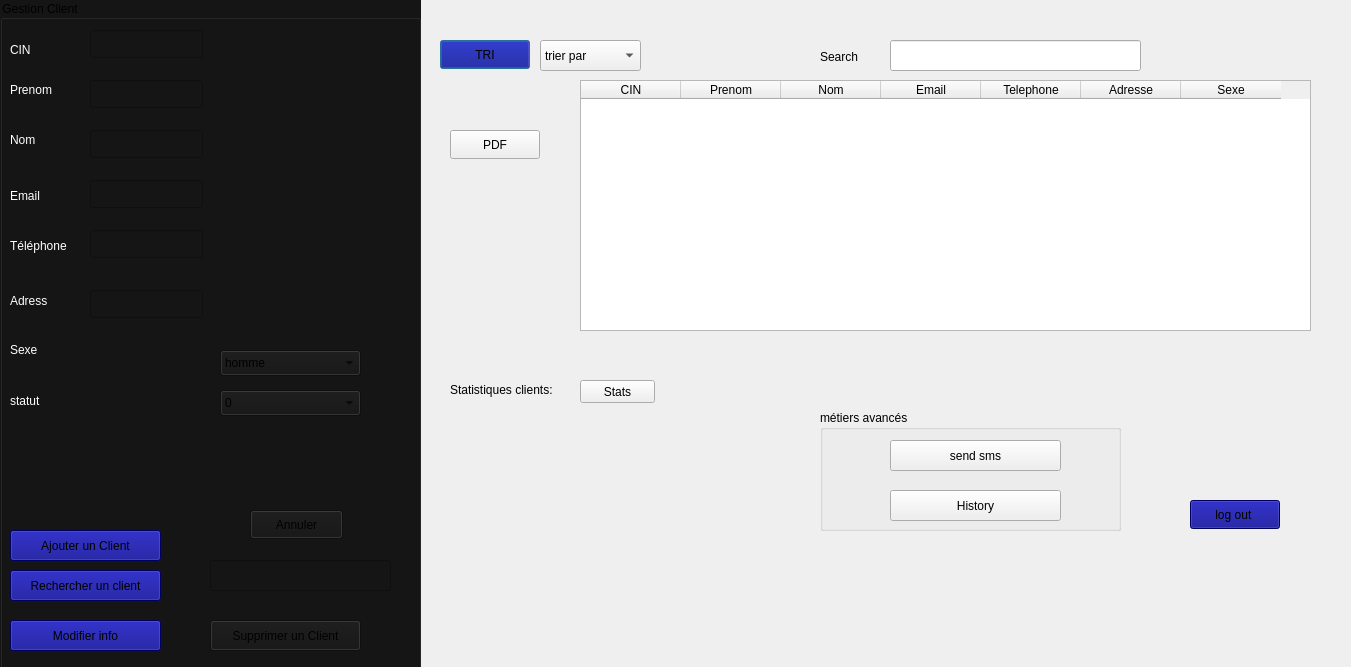
<?xml version="1.0" encoding="UTF-8"?>
<ui version="4.0">
 <class>MainWindow</class>
 <widget class="QDialog" name="MainWindow">
  <property name="geometry">
   <rect>
    <x>0</x>
    <y>0</y>
    <width>1351</width>
    <height>667</height>
   </rect>
  </property>
  <property name="windowTitle">
   <string>Dialog</string>
  </property>
  <widget class="QPushButton" name="pushButton_7">
   <property name="geometry">
    <rect>
     <x>440</x>
     <y>40</y>
     <width>90</width>
     <height>29</height>
    </rect>
   </property>
   <property name="styleSheet">
    <string notr="true">background-color: rgb(0, 0, 255);
background-color: rgb(0, 0, 136);</string>
   </property>
   <property name="text">
    <string>TRI</string>
   </property>
  </widget>
  <widget class="QLabel" name="label_7">
   <property name="geometry">
    <rect>
     <x>450</x>
     <y>380</y>
     <width>171</width>
     <height>20</height>
    </rect>
   </property>
   <property name="text">
    <string>Statistiques clients:</string>
   </property>
  </widget>
  <widget class="QLabel" name="statslabel">
   <property name="geometry">
    <rect>
     <x>440</x>
     <y>440</y>
     <width>361</width>
     <height>211</height>
    </rect>
   </property>
   <property name="text">
    <string/>
   </property>
   <property name="pixmap">
    <pixmap>../../../../gestion client/icone-statistique-fond-clair-symbole-donnees-entreprise-graphique-analysant-analytique-contour-plat_.png</pixmap>
   </property>
   <property name="scaledContents">
    <bool>true</bool>
   </property>
  </widget>
  <widget class="QPushButton" name="pushButton_9">
   <property name="geometry">
    <rect>
     <x>1190</x>
     <y>500</y>
     <width>90</width>
     <height>29</height>
    </rect>
   </property>
   <property name="styleSheet">
    <string notr="true">background-color: rgb(0, 0, 136);</string>
   </property>
   <property name="text">
    <string>log out </string>
   </property>
  </widget>
  <widget class="QGroupBox" name="groupBox">
   <property name="geometry">
    <rect>
     <x>0</x>
     <y>0</y>
     <width>421</width>
     <height>691</height>
    </rect>
   </property>
   <property name="styleSheet">
    <string notr="true">background-color: rgb(255, 255, 255);
background-color: rgb(21, 21, 21);</string>
   </property>
   <property name="title">
    <string>Gestion Client</string>
   </property>
   <widget class="QLabel" name="label">
    <property name="geometry">
     <rect>
      <x>10</x>
      <y>40</y>
      <width>63</width>
      <height>20</height>
     </rect>
    </property>
    <property name="styleSheet">
     <string notr="true">color: rgb(255, 255, 255);</string>
    </property>
    <property name="text">
     <string>CIN</string>
    </property>
   </widget>
   <widget class="QLabel" name="label_2">
    <property name="geometry">
     <rect>
      <x>10</x>
      <y>80</y>
      <width>63</width>
      <height>20</height>
     </rect>
    </property>
    <property name="styleSheet">
     <string notr="true">color: rgb(255, 255, 255);</string>
    </property>
    <property name="text">
     <string>Prenom</string>
    </property>
   </widget>
   <widget class="QLabel" name="label_3">
    <property name="geometry">
     <rect>
      <x>10</x>
      <y>130</y>
      <width>63</width>
      <height>20</height>
     </rect>
    </property>
    <property name="styleSheet">
     <string notr="true">color: rgb(255, 255, 255);</string>
    </property>
    <property name="text">
     <string>Nom</string>
    </property>
   </widget>
   <widget class="QLabel" name="label_4">
    <property name="geometry">
     <rect>
      <x>10</x>
      <y>180</y>
      <width>71</width>
      <height>31</height>
     </rect>
    </property>
    <property name="styleSheet">
     <string notr="true">color: rgb(255, 255, 255);</string>
    </property>
    <property name="text">
     <string>Email </string>
    </property>
   </widget>
   <widget class="QLabel" name="label_5">
    <property name="geometry">
     <rect>
      <x>10</x>
      <y>290</y>
      <width>71</width>
      <height>21</height>
     </rect>
    </property>
    <property name="styleSheet">
     <string notr="true">color: rgb(255, 255, 255);</string>
    </property>
    <property name="text">
     <string>Adress</string>
    </property>
   </widget>
   <widget class="QLineEdit" name="cin_c">
    <property name="geometry">
     <rect>
      <x>90</x>
      <y>30</y>
      <width>113</width>
      <height>28</height>
     </rect>
    </property>
   </widget>
   <widget class="QLineEdit" name="prenom_c">
    <property name="geometry">
     <rect>
      <x>90</x>
      <y>80</y>
      <width>113</width>
      <height>28</height>
     </rect>
    </property>
   </widget>
   <widget class="QLineEdit" name="nom_c">
    <property name="geometry">
     <rect>
      <x>90</x>
      <y>130</y>
      <width>113</width>
      <height>28</height>
     </rect>
    </property>
   </widget>
   <widget class="QLineEdit" name="email_c">
    <property name="geometry">
     <rect>
      <x>90</x>
      <y>180</y>
      <width>113</width>
      <height>28</height>
     </rect>
    </property>
   </widget>
   <widget class="QLineEdit" name="tel_c">
    <property name="geometry">
     <rect>
      <x>90</x>
      <y>230</y>
      <width>113</width>
      <height>28</height>
     </rect>
    </property>
   </widget>
   <widget class="QLabel" name="label_6">
    <property name="geometry">
     <rect>
      <x>10</x>
      <y>230</y>
      <width>71</width>
      <height>31</height>
     </rect>
    </property>
    <property name="styleSheet">
     <string notr="true">color: rgb(255, 255, 255);</string>
    </property>
    <property name="text">
     <string>Téléphone</string>
    </property>
   </widget>
   <widget class="QPushButton" name="ajouter_c">
    <property name="geometry">
     <rect>
      <x>10</x>
      <y>530</y>
      <width>151</width>
      <height>31</height>
     </rect>
    </property>
    <property name="styleSheet">
     <string notr="true">background-color: rgb(0, 0, 136);</string>
    </property>
    <property name="text">
     <string>Ajouter un Client</string>
    </property>
   </widget>
   <widget class="QPushButton" name="supp_c">
    <property name="geometry">
     <rect>
      <x>210</x>
      <y>620</y>
      <width>151</width>
      <height>31</height>
     </rect>
    </property>
    <property name="text">
     <string>Supprimer un Client</string>
    </property>
   </widget>
   <widget class="QPushButton" name="modif_c">
    <property name="geometry">
     <rect>
      <x>10</x>
      <y>620</y>
      <width>151</width>
      <height>31</height>
     </rect>
    </property>
    <property name="styleSheet">
     <string notr="true">background-color: rgb(0, 0, 136);</string>
    </property>
    <property name="text">
     <string>Modifier info</string>
    </property>
   </widget>
   <widget class="QPushButton" name="pushButton_4">
    <property name="geometry">
     <rect>
      <x>10</x>
      <y>570</y>
      <width>151</width>
      <height>31</height>
     </rect>
    </property>
    <property name="styleSheet">
     <string notr="true">background-color: rgb(0, 0, 136);</string>
    </property>
    <property name="text">
     <string>Rechercher un client</string>
    </property>
   </widget>
   <widget class="QLineEdit" name="lineEdit_5">
    <property name="geometry">
     <rect>
      <x>210</x>
      <y>560</y>
      <width>181</width>
      <height>31</height>
     </rect>
    </property>
    <property name="styleSheet">
     <string notr="true">color: rgb(255, 255, 255);</string>
    </property>
   </widget>
   <widget class="QLineEdit" name="adr_c">
    <property name="geometry">
     <rect>
      <x>90</x>
      <y>290</y>
      <width>113</width>
      <height>28</height>
     </rect>
    </property>
   </widget>
   <widget class="QLabel" name="label_8">
    <property name="geometry">
     <rect>
      <x>10</x>
      <y>340</y>
      <width>63</width>
      <height>20</height>
     </rect>
    </property>
    <property name="styleSheet">
     <string notr="true">color: rgb(255, 255, 255);</string>
    </property>
    <property name="text">
     <string>Sexe </string>
    </property>
   </widget>
   <widget class="QLabel" name="label_10">
    <property name="geometry">
     <rect>
      <x>10</x>
      <y>390</y>
      <width>71</width>
      <height>21</height>
     </rect>
    </property>
    <property name="styleSheet">
     <string notr="true">color: rgb(255, 255, 255);</string>
    </property>
    <property name="text">
     <string>statut</string>
    </property>
   </widget>
   <widget class="QComboBox" name="comboBoxSTATUTFIDELITE_c">
    <property name="geometry">
     <rect>
      <x>220</x>
      <y>390</y>
      <width>141</width>
      <height>26</height>
     </rect>
    </property>
    <item>
     <property name="text">
      <string>0</string>
     </property>
    </item>
    <item>
     <property name="text">
      <string>1</string>
     </property>
    </item>
   </widget>
   <widget class="QComboBox" name="comboBoxsexe_c">
    <property name="geometry">
     <rect>
      <x>220</x>
      <y>350</y>
      <width>141</width>
      <height>26</height>
     </rect>
    </property>
    <item>
     <property name="text">
      <string>homme</string>
     </property>
    </item>
    <item>
     <property name="text">
      <string>femme</string>
     </property>
    </item>
   </widget>
   <widget class="QPushButton" name="annuler_c">
    <property name="geometry">
     <rect>
      <x>250</x>
      <y>510</y>
      <width>93</width>
      <height>29</height>
     </rect>
    </property>
    <property name="text">
     <string>Annuler</string>
    </property>
   </widget>
  </widget>
  <widget class="QGroupBox" name="groupBox_3">
   <property name="geometry">
    <rect>
     <x>820</x>
     <y>410</y>
     <width>301</width>
     <height>121</height>
    </rect>
   </property>
   <property name="title">
    <string>métiers avancés</string>
   </property>
   <widget class="QPushButton" name="pushButton_envoyerSMS">
    <property name="geometry">
     <rect>
      <x>70</x>
      <y>30</y>
      <width>171</width>
      <height>31</height>
     </rect>
    </property>
    <property name="text">
     <string>send sms</string>
    </property>
   </widget>
   <widget class="QPushButton" name="pb_history">
    <property name="geometry">
     <rect>
      <x>70</x>
      <y>80</y>
      <width>171</width>
      <height>31</height>
     </rect>
    </property>
    <property name="text">
     <string>History</string>
    </property>
   </widget>
  </widget>
  <widget class="QPushButton" name="pushButton_6">
   <property name="geometry">
    <rect>
     <x>450</x>
     <y>130</y>
     <width>90</width>
     <height>29</height>
    </rect>
   </property>
   <property name="text">
    <string>PDF</string>
   </property>
  </widget>
  <widget class="QTableWidget" name="tableWidget_c">
   <property name="geometry">
    <rect>
     <x>580</x>
     <y>80</y>
     <width>731</width>
     <height>251</height>
    </rect>
   </property>
   <column>
    <property name="text">
     <string>CIN</string>
    </property>
   </column>
   <column>
    <property name="text">
     <string>Prenom</string>
    </property>
   </column>
   <column>
    <property name="text">
     <string>Nom</string>
    </property>
   </column>
   <column>
    <property name="text">
     <string>Email</string>
    </property>
   </column>
   <column>
    <property name="text">
     <string>Telephone</string>
    </property>
   </column>
   <column>
    <property name="text">
     <string>Adresse</string>
    </property>
   </column>
   <column>
    <property name="text">
     <string>Sexe</string>
    </property>
   </column>
  </widget>
  <widget class="QComboBox" name="comboBox_tri">
   <property name="geometry">
    <rect>
     <x>540</x>
     <y>40</y>
     <width>101</width>
     <height>31</height>
    </rect>
   </property>
   <item>
    <property name="text">
     <string>trier par</string>
    </property>
   </item>
   <item>
    <property name="text">
     <string>CIN Croissant</string>
    </property>
   </item>
   <item>
    <property name="text">
     <string>CIN Décroissant</string>
    </property>
   </item>
   <item>
    <property name="text">
     <string>Nom Croissant</string>
    </property>
   </item>
   <item>
    <property name="text">
     <string>Nom Décroissant</string>
    </property>
   </item>
  </widget>
  <widget class="QLabel" name="label_11">
   <property name="geometry">
    <rect>
     <x>820</x>
     <y>50</y>
     <width>47</width>
     <height>14</height>
    </rect>
   </property>
   <property name="text">
    <string>Search</string>
   </property>
  </widget>
  <widget class="QLineEdit" name="search">
   <property name="geometry">
    <rect>
     <x>890</x>
     <y>40</y>
     <width>251</width>
     <height>31</height>
    </rect>
   </property>
  </widget>
  <widget class="QPushButton" name="stats">
   <property name="geometry">
    <rect>
     <x>580</x>
     <y>380</y>
     <width>75</width>
     <height>23</height>
    </rect>
   </property>
   <property name="text">
    <string>Stats</string>
   </property>
  </widget>
 </widget>
 <resources/>
 <connections/>
</ui>
